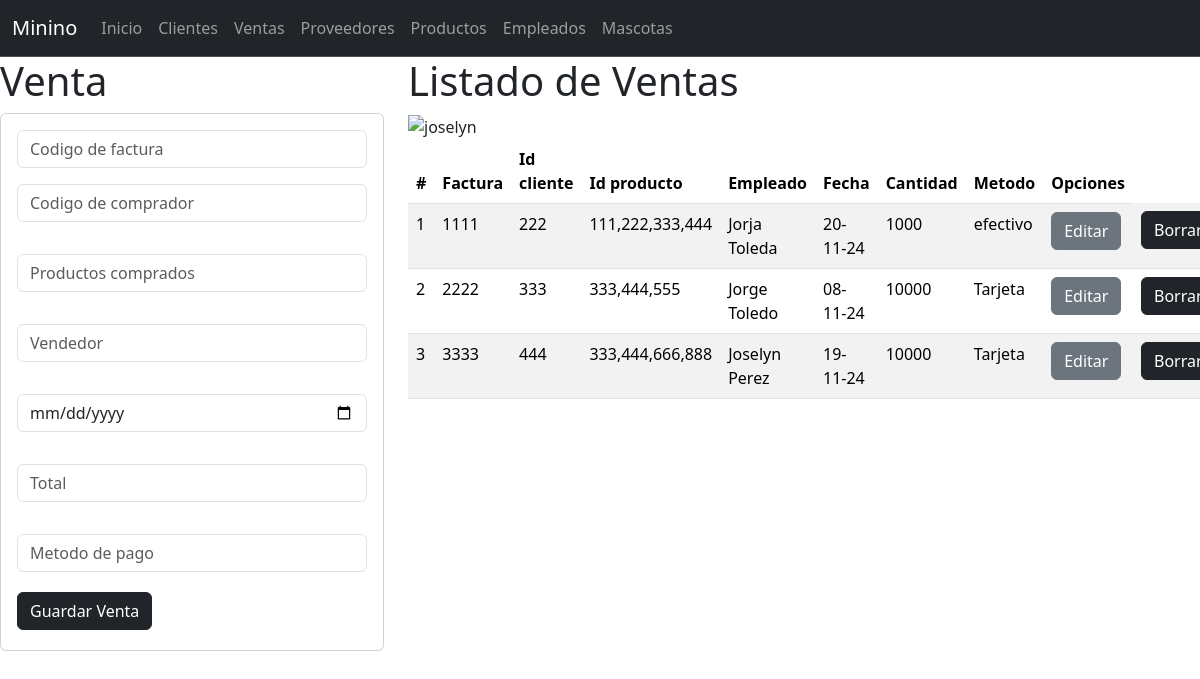
The app's page /Ventas with its own data.
### ventas_app/models.py (models this page shows, shortened)
class Venta(models.Model):
    factura=models.PositiveSmallIntegerField(primary_key=True,max_length=60)
    idcliente=models.PositiveSmallIntegerField(max_length=100)
    producto=models.CharField(max_length=60)
    empleado=models.CharField(max_length=60)
    fecha=models.DateField(max_length=60)
    cantidad=models.PositiveIntegerField()
    metodo=models.CharField(max_length=60)

### ventas_app/views.py (the view)
# urls.py: path('Ventas',views.inicio_vistaVentas,name="Ventas"),
def inicio_vistaVentas(request):
    lasventas=Venta.objects.all()
    return render(request,'gestionarVentas.html',{"misventas":lasventas})

### ventas_app/templates/gestionarVentas.html
{% extends "base.html" %}
{% load static %}
{% block cuerpo %}
<div class="row">
    <div class="col-sm-12 col-md-4 col-lg-4 col-xl-4">
        <h1>Venta</h1>
        <div class="card">
            <div class="card-body">
                <form action="/registrarVenta/" method="POST"> {% csrf_token %}
                    <div class="form-group">
                        <input type="text" id="txtfactura" name="txtfactura" class="form-control" placeholder="Codigo de factura" minlength="1" maxlength="6" required>
                    </div>
                    <div class="form-group py-3">
                            <input type="text" id="txtidcliente" name="txtidcliente" class="form-control" placeholder="Codigo de comprador" maxlength="100" required>
                        </div>
                    <div class="form-group py-3">
                            <input type="text" id="txtproducto" name="txtproducto" class="form-control" placeholder="Productos comprados" maxlength="100" required>
                        </div>
                    <div class="form-group py-3">
                            <input type="text" id="txtempleado" name="txtempleado" class="form-control" placeholder="Vendedor" maxlength="100" required>
                        </div>
                    <div class="form-group py-3">
                            <input type="date" id="txtfecha" name="txtfecha" class="form-control" placeholder="Fecha de compra" maxlength="100" required>
                        </div>
                    <div class="form-group py-3">
                            <input type="text" id="txtcantidad" name="txtcantidad" class="form-control" placeholder="Total" maxlength="100" required>
                    </div>
                    <div class="form-group py-3">
                            <input type="text" id="txtmetodo" name="txtmetodo" class="form-control" placeholder="Metodo de pago" maxlength="100" required>
                        </div>
                    <div class="form-group py-1">
                        <button type="submit" class="btn btn-dark">Guardar Venta</button>
                    </div>
                </form>
            </div>
        </div>
    </div>
    <div class="col-sm-12 col-md-8 col-lg-8 col-xl-8">
        <h1>Listado de Ventas</h1>
        <img class="w-50" src="{% static 'img/mascota5.jpg' %}"alt="joselyn" width="100" height="200">
        <table class="table table-striped">
            <thead>
                <tr>
                    <th scope="col">#</th>
                    <th scope="col">Factura</th>
                    <th scope="col">Id cliente</th>
                    <th scope="col">Id producto</th>
                    <th scope="col"> Empleado</th>
                    <th scope="col">Fecha</th>
                    <th scope="col">Cantidad</th>
                    <th scope="col">Metodo</th>
                    <th>Opciones</th>
                </tr>
            </thead>
            <tbody>
                {% for m in misventas %}
                    <tr>
                        <td> {{forloop.counter}} </td>
                        <td> {{m.factura}} </td>
                        <td> {{m.idcliente}} </td>
                        <td> {{m.producto}} </td>
                        <td> {{m.empleado}} </td>
                        <td> {{m.fecha | date:'d-m-y'}} </td>
                        <td> {{m.cantidad}} </td>
                        <td> {{m.metodo}} </td>
                        <td><a href="seleccionarVenta/{{m.factura}}" class="btn btn-secondary">Editar</a></td>
                        <td><a href="borrarVenta/{{m.factura}}" class="btn btn-dark">Borrar</a></td>
                    </tr>
                {% endfor %}
            </tbody>
            </table>
    </div>
</div>
{% endblock %}

### records on screen
Venta: factura "1111", idcliente "222", producto "111,222,333,444", empleado "Jorja Toleda", fecha "20-11-24", cantidad "1000", metodo "efectivo"
Venta: factura "2222", idcliente "333", producto "333,444,555", empleado "Jorge Toledo", fecha "08-11-24", cantidad "10000", metodo "Tarjeta"
Venta: factura "3333", idcliente "444", producto "333,444,666,888", empleado "Joselyn Perez", fecha "19-11-24", cantidad "10000", metodo "Tarjeta"
